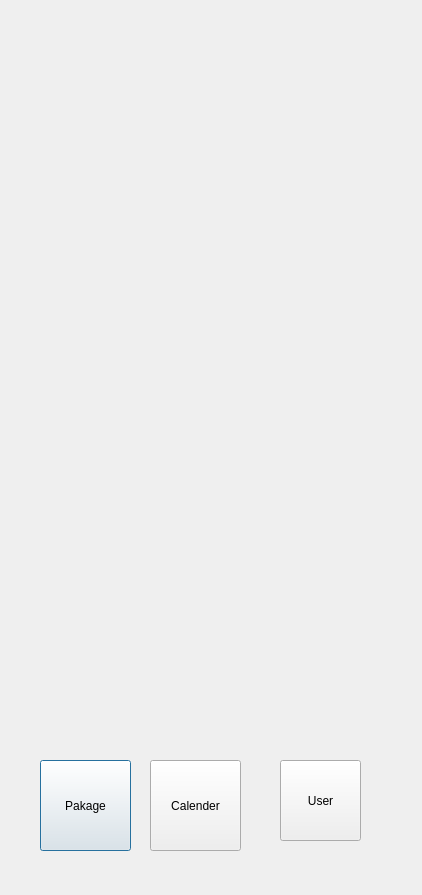
<?xml version="1.0" encoding="UTF-8"?>
<ui version="4.0">
 <class>Dialog</class>
 <widget class="QDialog" name="Dialog">
  <property name="geometry">
   <rect>
    <x>0</x>
    <y>0</y>
    <width>422</width>
    <height>895</height>
   </rect>
  </property>
  <property name="windowTitle">
   <string>Dialog</string>
  </property>
  <widget class="QPushButton" name="pushButton">
   <property name="geometry">
    <rect>
     <x>40</x>
     <y>760</y>
     <width>91</width>
     <height>91</height>
    </rect>
   </property>
   <property name="text">
    <string>Pakage</string>
   </property>
  </widget>
  <widget class="QPushButton" name="pushButton_2">
   <property name="geometry">
    <rect>
     <x>150</x>
     <y>760</y>
     <width>91</width>
     <height>91</height>
    </rect>
   </property>
   <property name="text">
    <string>Calender</string>
   </property>
  </widget>
  <widget class="QPushButton" name="pushButton_3">
   <property name="geometry">
    <rect>
     <x>280</x>
     <y>760</y>
     <width>81</width>
     <height>81</height>
    </rect>
   </property>
   <property name="text">
    <string>User</string>
   </property>
  </widget>
 </widget>
 <resources/>
 <connections/>
</ui>
